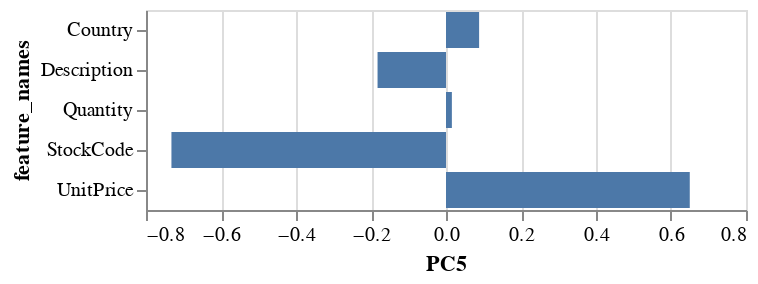

The notebook cell saved with this chart:
### Code cell
alt.Chart(loadings_df).mark_bar().encode(
    x='PC5:Q',
    y="feature_names:N"
)

### Figure 1 — Vega-Lite specification as saved in the notebook (floating-point values rounded to 4 significant figures)
{"config": {"view": {"continuousWidth": 300, "continuousHeight": 300}}, "data": {"name": "data-81234db0de64c53e0477e981d39d34bd"}, "mark": {"type": "bar"}, "encoding": {"x": {"field": "PC5", "type": "quantitative"}, "y": {"field": "feature_names", "type": "nominal"}}, "$schema": "https://vega.github.io/schema/vega-lite/v5.20.1.json", "datasets": {"data-81234db0de64c53e0477e981d39d34bd": [{"feature_names": "StockCode", "PC1": 0.6504, "PC2": -0.1207, "PC3": 0.1145, "PC4": 0.1149, "PC5": -0.7322}, {"feature_names": "Description", "PC1": -0.4471, "PC2": -0.1401, "PC3": 0.5997, "PC4": 0.6225, "PC5": -0.1825}, {"feature_names": "Quantity", "PC1": -0.06332, "PC2": -0.6305, "PC3": -0.6402, "PC4": 0.434, "PC5": 0.01566}, {"feature_names": "UnitPrice", "PC1": 0.5844, "PC2": -0.2564, "PC3": 0.354, "PC4": 0.2116, "PC5": 0.6501}, {"feature_names": "Country", "PC1": 0.1774, "PC2": 0.7089, "PC3": -0.3034, "PC4": 0.6051, "PC5": 0.0883}]}}
